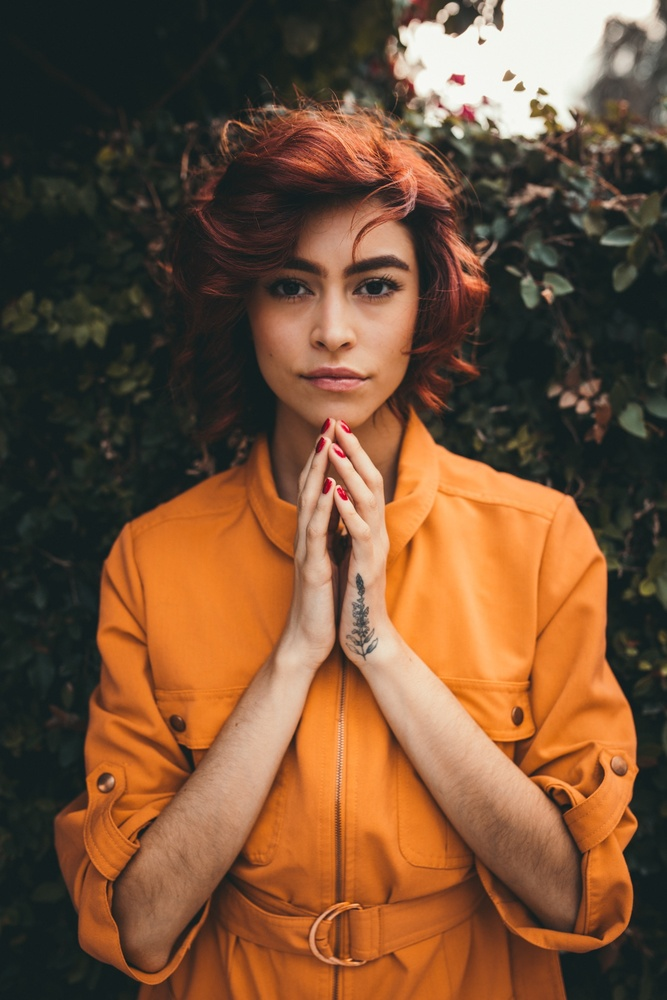
#> input picture images/Portrait/1.jpg, 667 x 1000 px, shrunk from 1460 x 2190 before the run; its folder holds only this picture in this run
$ python detectFaces.py
#> lines starting #> are read from the running program, lines starting #| are printed output that depends on the picture; after the words box and inside, x2 and y2 are one past the last pixel; in counts of white or black regions, pixels touching at a corner belong together
import cv2
import sys
from os import walk
from os import mkdir

# Get user supplied values
dirPath = "images/Portrait"

f = []
for (dirpath, dirnames, filenames) in walk(dirPath):
    f.extend(filenames)

print(f)

haar = "haarcascade_default.xml"

try:
    mkdir(dirPath + "/detected")
except:
    pass

try:
    for image_F in f:
        # Get user supplied values
        #imagePath = 'images/' + image_F
        imagePath = dirPath + '/' + image_F
        print("imagePath: " + imagePath)
        cascPath = haar

        # Create the haar cascade
        faceCascade = cv2.CascadeClassifier(cascPath)

        # Read the image
        image = cv2.imread(imagePath)
#> image is the input picture: shape (1000, 667, 3); mean B, G, R 55.1, 81.5, 117
        gray = cv2.cvtColor(image, cv2.COLOR_BGR2GRAY)
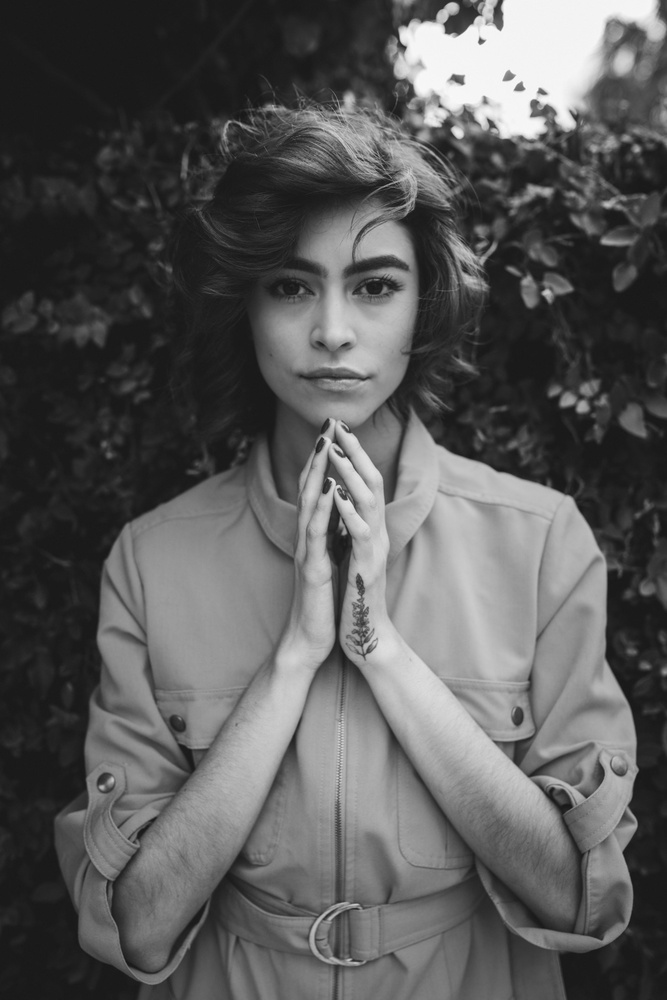
#> gray: shape (1000, 667); min 20, max 252, mean 89.1

        # Detect faces in the image
        faces = faceCascade.detectMultiScale(
            gray,
            scaleFactor=1.519,
            minNeighbors=5,
            minSize=(20, 20)
        )
#> faces = [[237, 220, 194, 194]]
        print("Haar: " + haar)
        print("Found {0} faces!".format(len(faces)))
#| Found 1 faces!

        # Draw a rectangle around the faces
        for (x, y, w, h) in faces:
            cv2.rectangle(image, (x, y), (x+w, y+h), (0, 0, 255), 2)
#> this loop made 1 pass
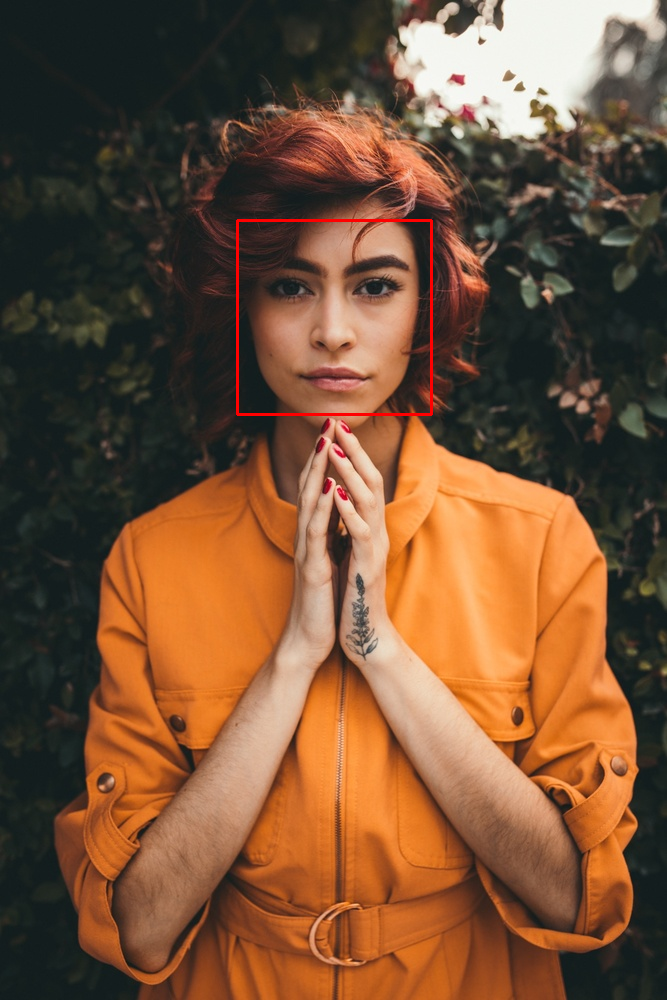
#> image: shape (1000, 667, 3); 0.35% of pixels changed, all inside (x1, y1, x2, y2) = (236, 219, 433, 416)
        detectedPath = (dirPath + "/detected/" + image_F)
        print(detectedPath)
        cv2.imwrite( detectedPath, image )
        #cv2.imshow("Faces found", image)
        #cv2.waitKey(0)
except Exception as e:
    print(e)
    pass

$ run again, on images/Portrait/3.jpg
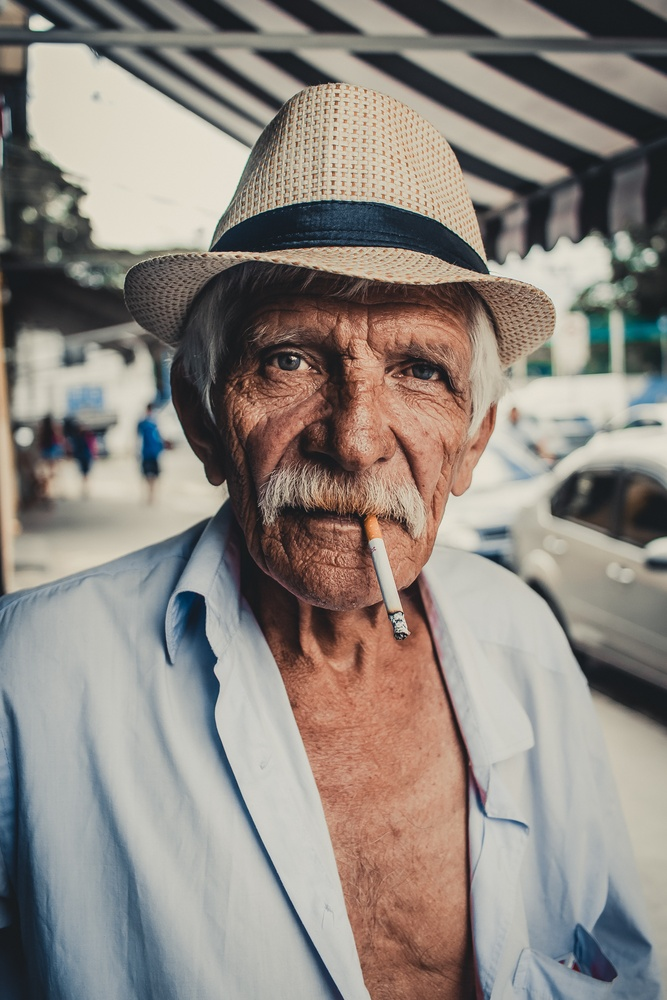
#> input picture images/Portrait/3.jpg, 667 x 1000 px, shrunk from 3127 x 4691 before the run
#> image is the input picture: shape (1000, 667, 3); mean B, G, R 127.5, 133.8, 141.1
#> `gray = cv2.cvtColor(image, cv2.COLOR_BGR2GRAY)`:
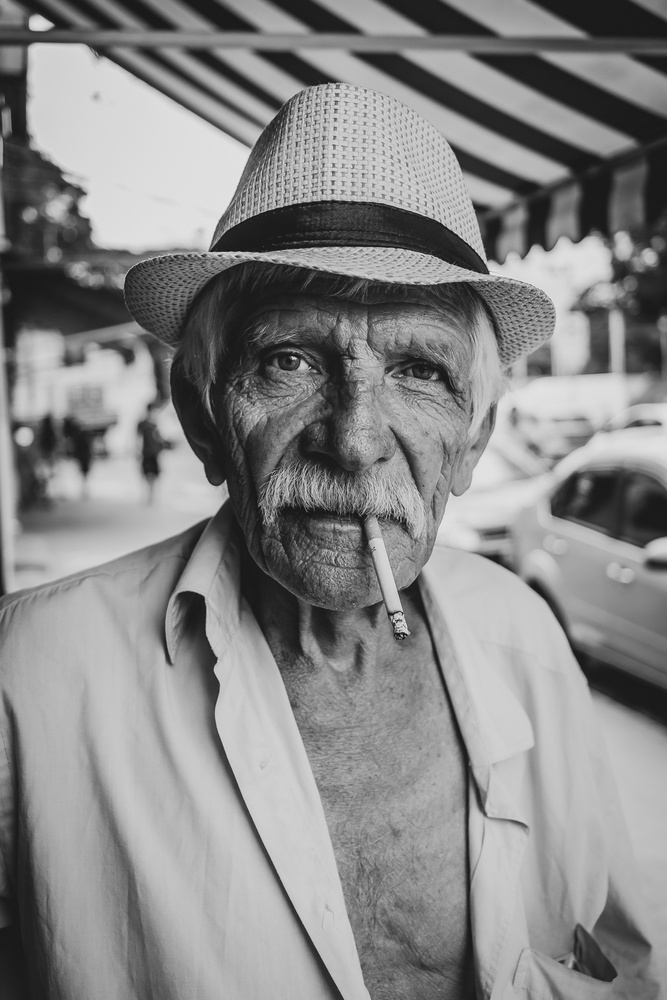
#> gray: shape (1000, 667); min 6, max 237, mean 135.3
#> faces = ()
#| Found 0 faces!

$ run again, on images/Portrait/6.jpg
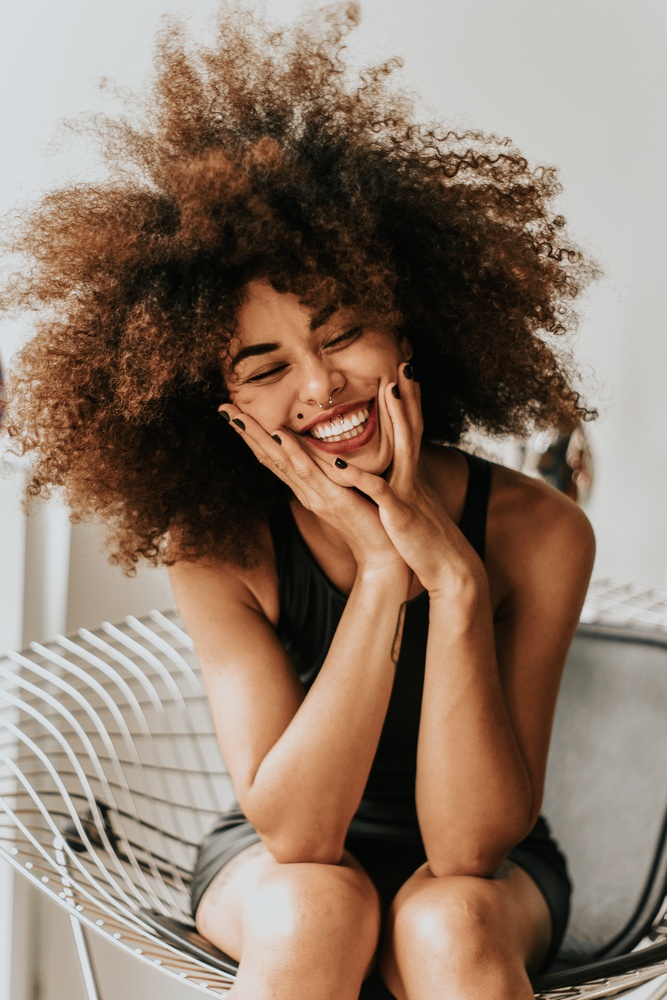
#> input picture images/Portrait/6.jpg, 667 x 1000 px, shrunk from 3333 x 5000 before the run
#> image is the input picture: shape (1000, 667, 3); mean B, G, R 106.4, 121.6, 142.1
#> `gray = cv2.cvtColor(image, cv2.COLOR_BGR2GRAY)`:
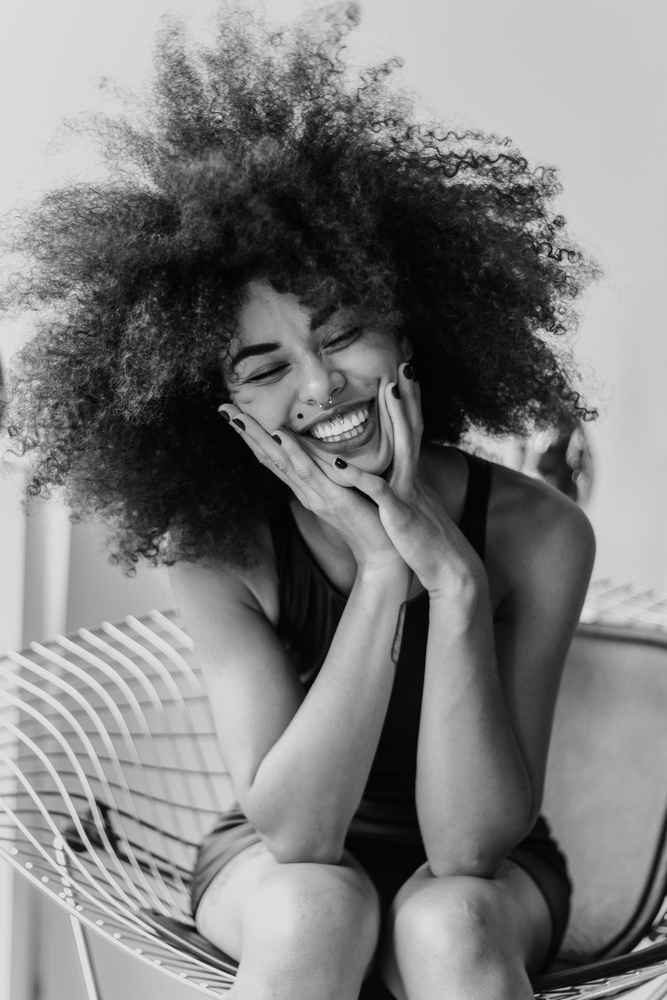
#> gray: shape (1000, 667); min 0, max 230, mean 126
#> faces = ()
#| Found 0 faces!

$ run again, on images/Portrait/7.jpg
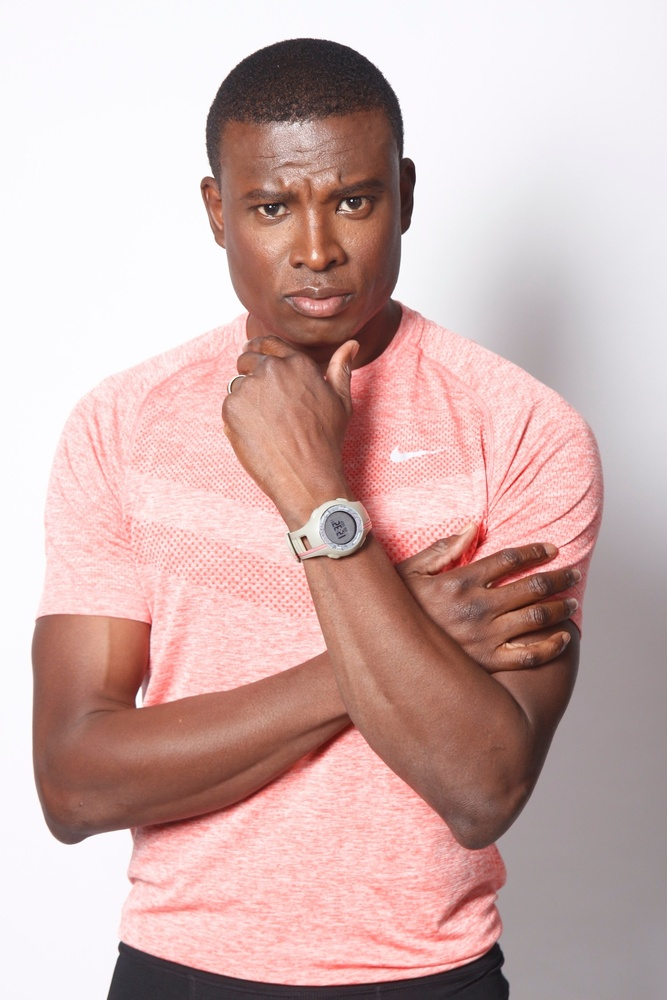
#> input picture images/Portrait/7.jpg, 667 x 1000 px, shrunk from 1737 x 2606 before the run
#> image is the input picture: shape (1000, 667, 3); mean B, G, R 175.3, 177.9, 207.2
#> `gray = cv2.cvtColor(image, cv2.COLOR_BGR2GRAY)`:
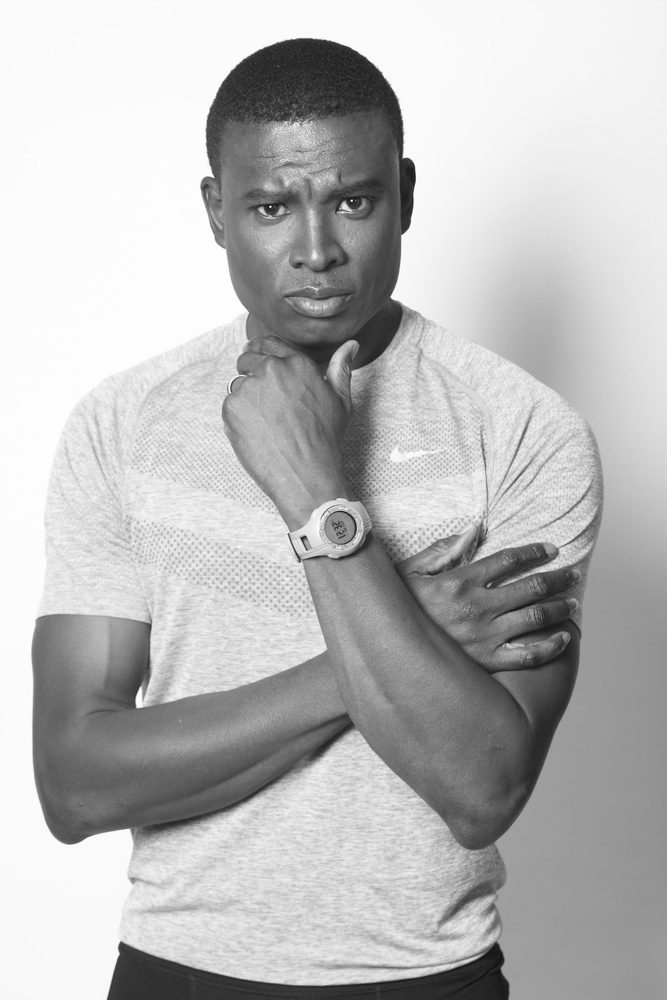
#> gray: shape (1000, 667); min 14, max 255, mean 186.4
#> faces = [[214, 132, 194, 194], [172, 84, 295, 295]]
#| Found 2 faces!
#> the loop `for (x, y, w, h) in faces:` made 2 passes
#> after the loop `for (x, y, w, h) in faces:`:
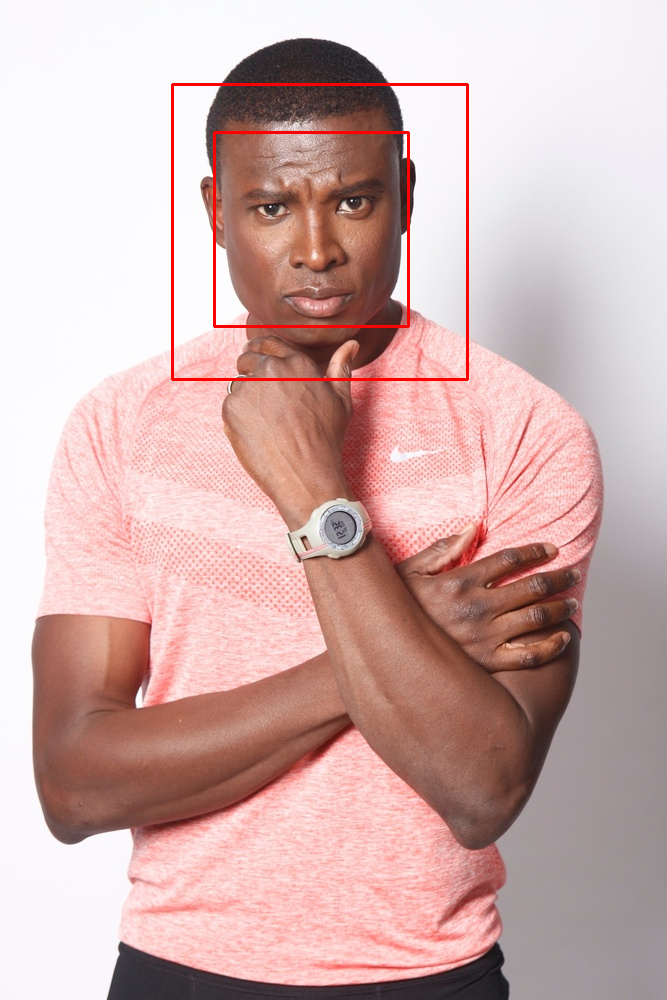
#> image: shape (1000, 667, 3); 0.88% of pixels changed, all inside (x1, y1, x2, y2) = (171, 83, 469, 381)

$ run again, on images/Portrait/11.jpg
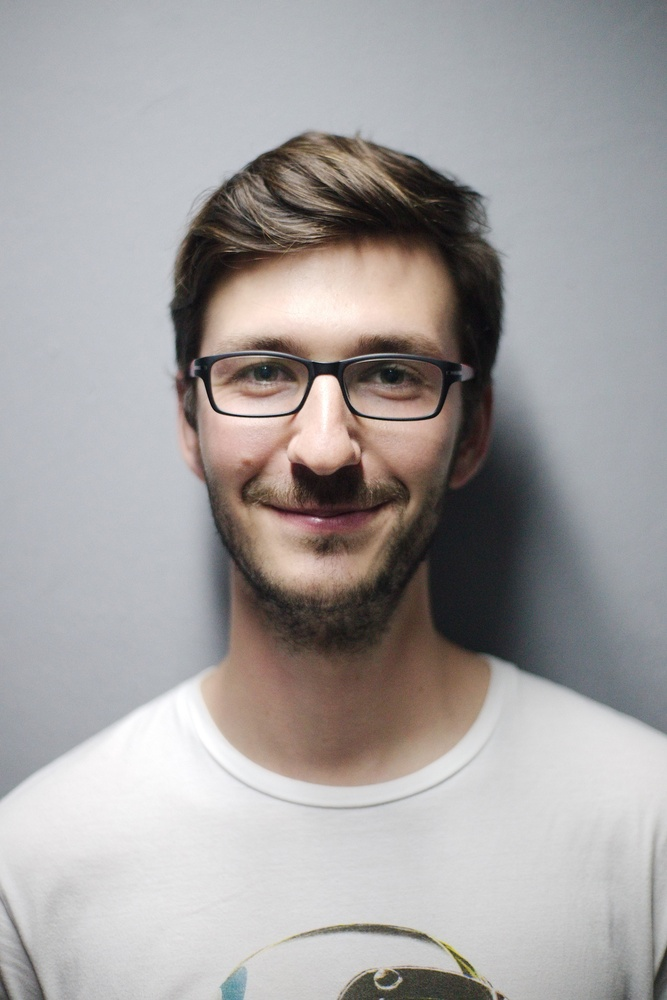
#> input picture images/Portrait/11.jpg, 667 x 1000 px, shrunk from 3476 x 5214 before the run
#> image is the input picture: shape (1000, 667, 3); mean B, G, R 160.5, 160.8, 164.3
#> `gray = cv2.cvtColor(image, cv2.COLOR_BGR2GRAY)`:
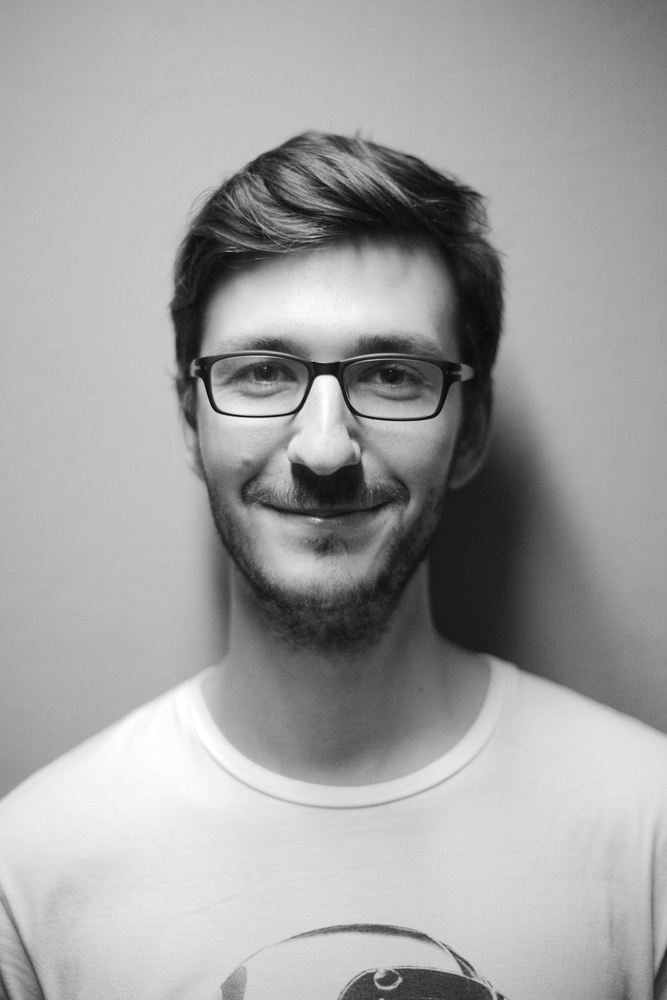
#> gray: shape (1000, 667); min 3, max 255, mean 161.9
#> faces = [[109, 204, 448, 448]]
#| Found 1 faces!
#> the loop `for (x, y, w, h) in faces:` made 1 pass
#> after the loop `for (x, y, w, h) in faces:`:
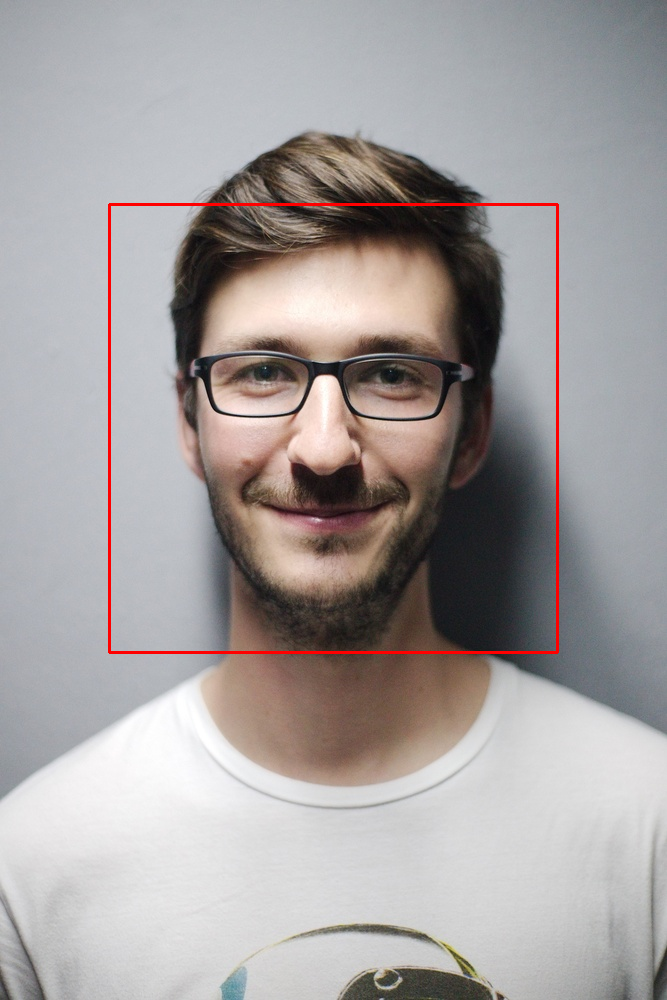
#> image: shape (1000, 667, 3); 0.81% of pixels changed, all inside (x1, y1, x2, y2) = (108, 203, 559, 654)
